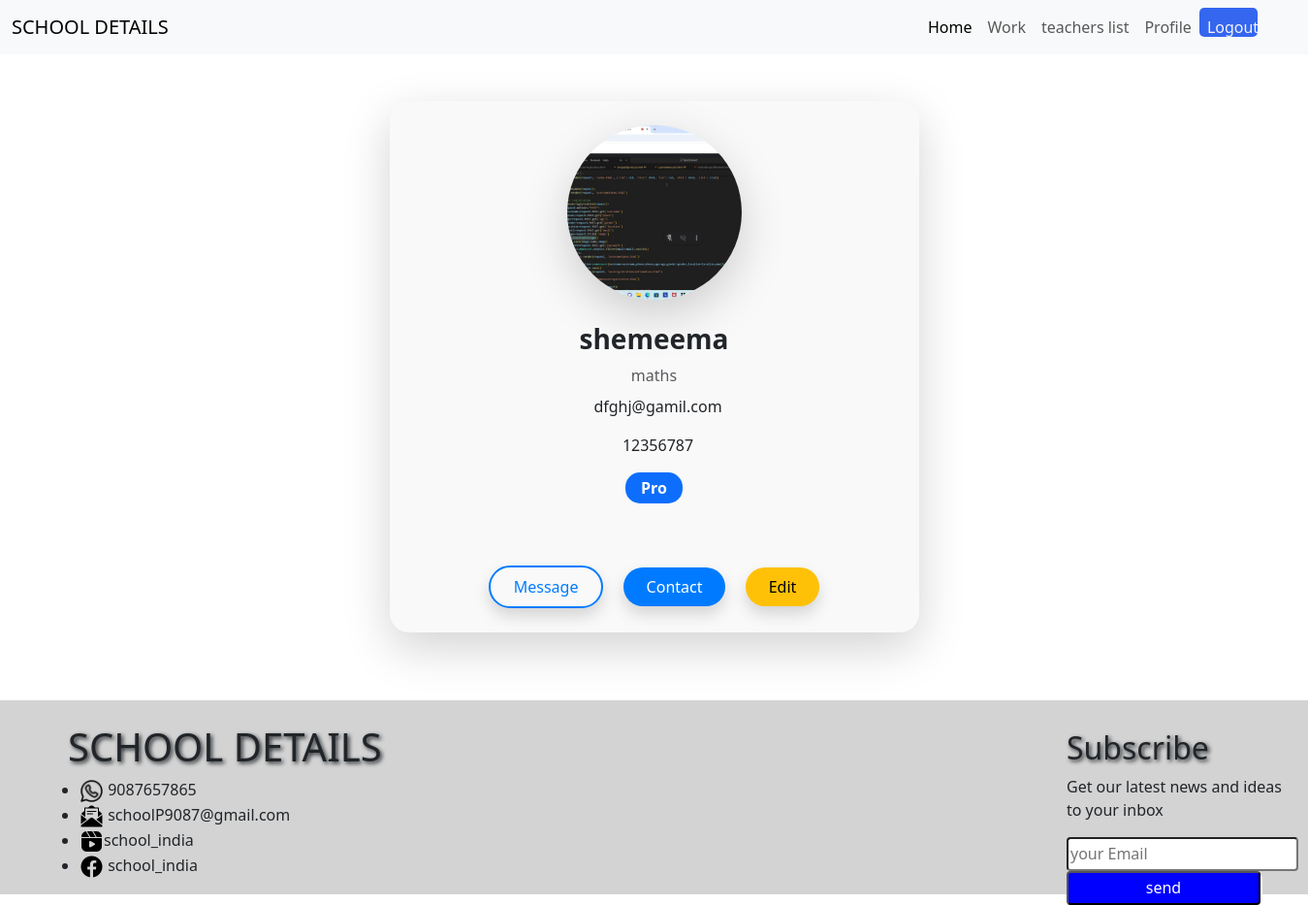
The page /teacherprofile/ (signed in) on the database its author committed.
### app1/models.py (models this page shows, shortened)
class teacher(models.Model):
    name=models.CharField(max_length=200)
    subject=models.CharField(max_length=200)
    email=models.CharField(max_length=200)
    phonenumber=models.CharField(max_length=200)
    image=models.ImageField(upload_to='teacherimage')
    password=models.CharField(max_length=200)

### app1/views.py (the view)
# urls.py: path('teacherprofile/', views.teacherprofile, name='teacherprofile'),
def teacherprofile(request):
    tem = request.session['tid']
    te = teacher.objects.get(id=tem)
    return render(request, 'teacherprofile.html', {'result': te})

### templates/teacherprofile.html (shortened to what this page needs)
{% extends 'base.html' %}
{% block content %}
{% load static %}
<div class="container mt-5">
    <div class="row justify-content-center">
        <div class="col-md-6">
            <div class="card profile-card shadow-lg border-0">
                <div class="text-center">
                    <div class="profile-pic-container">
                        <img src="../media/{{ result.image }}"
                             alt="Profile Picture"
                             class="rounded-circle profile-img shadow-lg"
                             style="width: 180px; height: 180px; object-fit: cover;">
                    </div>
                </div>
                <div class="text-center mt-4">
                    <h3 class="fw-bold text-dark">{{ result.name }}</h3>
                    <p class="text-muted mb-2">{{ result.subject }}</p>
                    <p class="text-dark mb-3">{{ result.email }}</p>
                    <p class="text-dark mb-3">{{ result.phonenumber }}</p>
                    <div class="mt-2">
                        <span class="badge bg-primary">Pro</span>
                    </div>
                </div>
                <div class="text-center mt-4">
                </div>
                <div class="text-center mt-4">
                    <button class="btn btn-outline-primary px-4 py-2 rounded-pill shadow">Message</button>
                    <button class="btn btn-primary px-4 py-2 ms-3 rounded-pill shadow">Contact</button>
                    <a href="{% url 'teacherprofileedit' id=result.id %}" class="btn btn-warning px-4 py-2 ms-3 rounded-pill shadow">Edit</a>
                </div>
            </div>
        </div>
    </div>
</div>
{% endblock %}

### templates/teacherprofile.html (style rules this page uses)
.profile-card { border-radius: 20px; background-color: #f9f9f9; padding: 25px; }
.profile-img { transition: transform 0.3s ease, box-shadow 0.3s ease-in-out; }
.badge { font-size: 1rem; font-weight: 600; padding: 0.5rem 1rem; border-radius: 15px; }
.btn-outline-primary { border: 2px solid #007bff; color: #007bff; transition: background-color 0.3s, color 0.3s; }
.btn-primary { background-color: #007bff; color: #fff; border: none; transition: background-color 0.3s ease-in-out; }
.btn-warning { background-color: #ffc107; color: #000; border: none; transition: background-color 0.3s ease-in-out; }

### rows shown on the page
teacher: image (picture), name "shemeema", subject "maths", email "dfghj@gamil.com", phonenumber "12356787"
